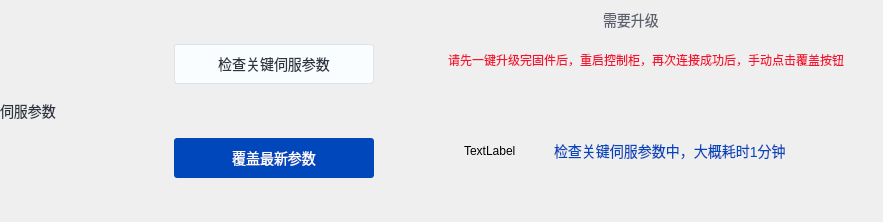
<?xml version="1.0" encoding="UTF-8"?>
<ui version="4.0">
 <class>FormServoParamButton</class>
 <widget class="QWidget" name="FormServoParamButton">
  <property name="geometry">
   <rect>
    <x>0</x>
    <y>0</y>
    <width>883</width>
    <height>222</height>
   </rect>
  </property>
  <property name="windowTitle">
   <string>Form</string>
  </property>
  <layout class="QHBoxLayout" name="horizontalLayout" stretch="1,2,3">
   <property name="leftMargin">
    <number>0</number>
   </property>
   <property name="topMargin">
    <number>0</number>
   </property>
   <property name="rightMargin">
    <number>0</number>
   </property>
   <property name="bottomMargin">
    <number>0</number>
   </property>
   <item>
    <widget class="QLabel" name="labelServoParam">
     <property name="sizePolicy">
      <sizepolicy hsizetype="Preferred" vsizetype="Fixed">
       <horstretch>0</horstretch>
       <verstretch>0</verstretch>
      </sizepolicy>
     </property>
     <property name="minimumSize">
      <size>
       <width>0</width>
       <height>40</height>
      </size>
     </property>
     <property name="maximumSize">
      <size>
       <width>16777215</width>
       <height>40</height>
      </size>
     </property>
     <property name="styleSheet">
      <string notr="true">font-size: 14px;
font-weight: 350;
line-height: 40px;
color: #2D3440;</string>
     </property>
     <property name="text">
      <string>伺服参数</string>
     </property>
     <property name="wordWrap">
      <bool>true</bool>
     </property>
    </widget>
   </item>
   <item>
    <layout class="QVBoxLayout" name="verticalLayout_2">
     <property name="spacing">
      <number>10</number>
     </property>
     <item>
      <widget class="QPushButton" name="btnCheckServoParam">
       <property name="minimumSize">
        <size>
         <width>170</width>
         <height>40</height>
        </size>
       </property>
       <property name="maximumSize">
        <size>
         <width>200</width>
         <height>40</height>
        </size>
       </property>
       <property name="styleSheet">
        <string notr="true">border-radius: 3px;
opacity: 1;
background: #FAFDFF;
border: 1px solid #DFE3E5;
color: #2D3440;
font-size: 14px;
font-weight: 350;
    padding-left:6px;
    padding-right:6px;</string>
       </property>
       <property name="text">
        <string>检查关键伺服参数</string>
       </property>
      </widget>
     </item>
     <item>
      <widget class="QPushButton" name="btnUpdateServoParam">
       <property name="minimumSize">
        <size>
         <width>170</width>
         <height>40</height>
        </size>
       </property>
       <property name="maximumSize">
        <size>
         <width>200</width>
         <height>40</height>
        </size>
       </property>
       <property name="styleSheet">
        <string notr="true">border-radius: 3px;
opacity: 1;
background: #0047BB;
font-size: 14px;
font-weight: 350;
line-height: normal;
text-align: center;
align-items: center;
color: #FAFDFF;
    padding-left:6px;
    padding-right:6px;</string>
       </property>
       <property name="text">
        <string>覆盖最新参数</string>
       </property>
      </widget>
     </item>
    </layout>
   </item>
   <item>
    <widget class="QWidget" name="widget" native="true">
     <layout class="QVBoxLayout" name="verticalLayout_3">
      <property name="spacing">
       <number>0</number>
      </property>
      <property name="leftMargin">
       <number>0</number>
      </property>
      <property name="topMargin">
       <number>0</number>
      </property>
      <property name="rightMargin">
       <number>0</number>
      </property>
      <property name="bottomMargin">
       <number>0</number>
      </property>
      <item>
       <layout class="QVBoxLayout" name="verticalLayoutInfo">
        <item alignment="Qt::AlignHCenter">
         <widget class="QLabel" name="labelServoState">
          <property name="enabled">
           <bool>true</bool>
          </property>
          <property name="sizePolicy">
           <sizepolicy hsizetype="Preferred" vsizetype="Fixed">
            <horstretch>0</horstretch>
            <verstretch>0</verstretch>
           </sizepolicy>
          </property>
          <property name="minimumSize">
           <size>
            <width>0</width>
            <height>40</height>
           </size>
          </property>
          <property name="maximumSize">
           <size>
            <width>16777215</width>
            <height>40</height>
           </size>
          </property>
          <property name="styleSheet">
           <string notr="true">.QLabel{
	opacity: 0.8;
	font-size: 14px;
	font-weight: 350;
	line-height: 40px;
	text-align: center;
	color: #5E626E;
}
.QLabel[enabled=true]{
	opacity: 0.8;
	font-size: 14px;
	font-weight: 350;
	line-height: 40px;
	text-align: center;
	color: #0047BB;
}</string>
          </property>
          <property name="text">
           <string>需要升级</string>
          </property>
          <property name="scaledContents">
           <bool>true</bool>
          </property>
          <property name="wordWrap">
           <bool>false</bool>
          </property>
         </widget>
        </item>
        <item alignment="Qt::AlignHCenter">
         <widget class="QLabel" name="labelServoStateInfo">
          <property name="sizePolicy">
           <sizepolicy hsizetype="Expanding" vsizetype="Fixed">
            <horstretch>0</horstretch>
            <verstretch>0</verstretch>
           </sizepolicy>
          </property>
          <property name="minimumSize">
           <size>
            <width>0</width>
            <height>40</height>
           </size>
          </property>
          <property name="maximumSize">
           <size>
            <width>16777215</width>
            <height>40</height>
           </size>
          </property>
          <property name="styleSheet">
           <string notr="true">font-size: 12px;
font-weight: 350;
color: #F21434;
background-image: url(:/image/images/warnicon.png);
background-position: left center;
background-repeat:no-repeat;
padding-left:30px;</string>
          </property>
          <property name="text">
           <string>请先一键升级完固件后，重启控制柜，再次连接成功后，手动点击覆盖按钮</string>
          </property>
          <property name="wordWrap">
           <bool>false</bool>
          </property>
         </widget>
        </item>
       </layout>
      </item>
      <item>
       <layout class="QHBoxLayout" name="horizontalLayoutCheck" stretch="1,2">
        <property name="spacing">
         <number>10</number>
        </property>
        <item alignment="Qt::AlignRight|Qt::AlignVCenter">
         <widget class="QLabel" name="labelDoing">
          <property name="sizePolicy">
           <sizepolicy hsizetype="Fixed" vsizetype="Fixed">
            <horstretch>0</horstretch>
            <verstretch>0</verstretch>
           </sizepolicy>
          </property>
          <property name="minimumSize">
           <size>
            <width>80</width>
            <height>80</height>
           </size>
          </property>
          <property name="maximumSize">
           <size>
            <width>80</width>
            <height>80</height>
           </size>
          </property>
          <property name="styleSheet">
           <string notr="true">border:none;</string>
          </property>
          <property name="text">
           <string>TextLabel</string>
          </property>
         </widget>
        </item>
        <item alignment="Qt::AlignLeft|Qt::AlignVCenter">
         <widget class="QLabel" name="labelCheck">
          <property name="styleSheet">
           <string notr="true">.QLabel{
	opacity: 0.8;
	font-size: 14px;
	font-weight: 350;
	line-height: 40px;
	text-align: center;
	color: #0047BB;
}</string>
          </property>
          <property name="text">
           <string>检查关键伺服参数中，大概耗时1分钟</string>
          </property>
          <property name="wordWrap">
           <bool>false</bool>
          </property>
         </widget>
        </item>
       </layout>
      </item>
     </layout>
    </widget>
   </item>
  </layout>
 </widget>
 <resources/>
 <connections/>
</ui>
